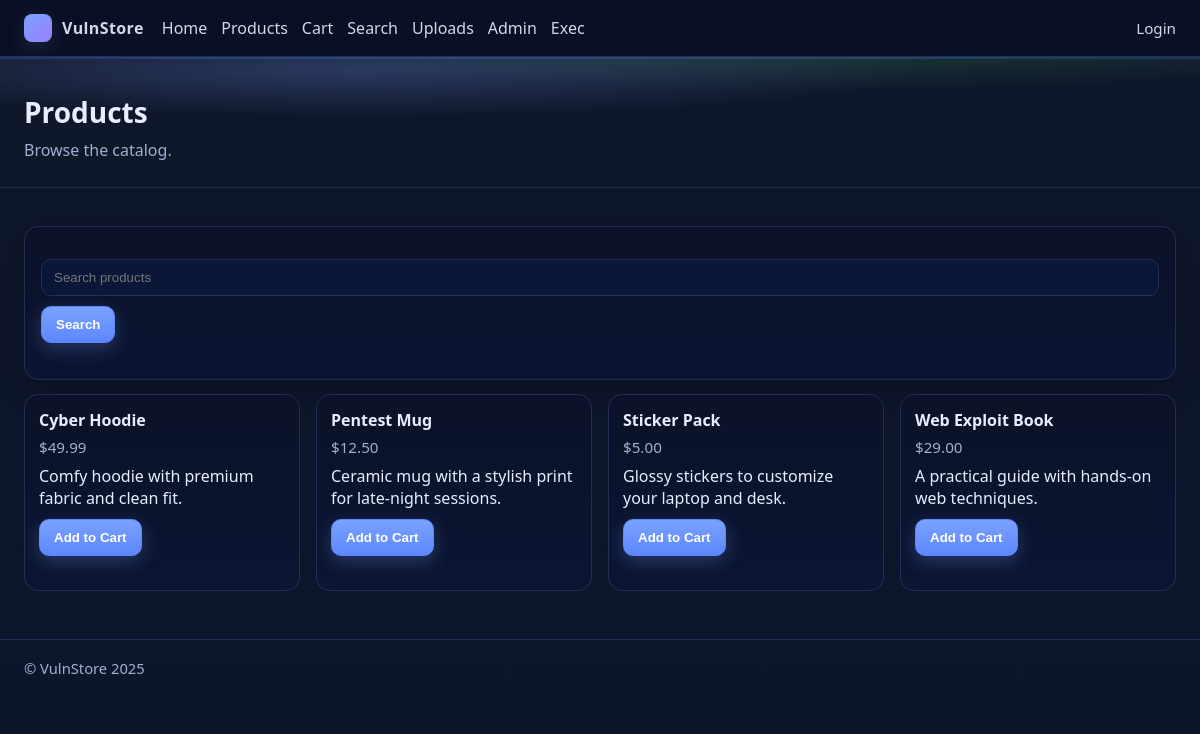
/products.php, run on the app's committed database.
### tables this page shows
CREATE TABLE products (
      id INTEGER PRIMARY KEY AUTOINCREMENT,
      name TEXT,
      description TEXT,
      price REAL,
      image TEXT
    );

### products.php (the view, shortened to what this page needs)
<?php require __DIR__ . '/config.php';
$q = isset($_GET['q']) ? $_GET['q'] : '';
$sql = 'SELECT id, name, description, price, image FROM products';
$sql .= ' ORDER BY id ASC';
$rows = [];
try { $rows = db()->query($sql)->fetchAll(PDO::FETCH_ASSOC); } catch (Throwable $e) { $err = $e->getMessage(); }
?>
<!doctype html>
<html>
<head>
    <link rel="stylesheet" href="/style.css">
</head>
<body>
<?php nav(); ?>
<div class="hero"><div class="container">
    <h1>Products</h1>
    <p class="sub">Browse the catalog.</p>
</div></div>
<div class="container">
    <div class="card">
        <form method="get" action="/products.php">
            <input type="text" name="q" placeholder="Search products" value="<?php echo $q; ?>">
            <button type="submit">Search</button>
        </form>
    </div>
    <div class="product-grid">
        <?php foreach ($rows as $p): ?>
            <div class="product-card">
                <div class="product-title"><?php echo $p['name'];  ?></div>
                <div class="muted">$<?php echo number_format((float)$p['price'], 2); ?></div>
                <div style="margin:8px 0;">
                    <?php echo $p['description'];  ?>
                </div>
                <form method="post" action="/cart.php">
                    <button type="submit">Add to Cart</button>
                </form>
            </div>
        <?php endforeach; ?>
    </div>
</div>
<?php footer_note(); ?>
</body>
</html>

### config.php (shortened to what this page needs)
<?php
$DB_FILE = __DIR__ . DIRECTORY_SEPARATOR . 'vulnapp.db';
try {
    $pdo = new PDO('sqlite:' . $DB_FILE);
    $pdo->setAttribute(PDO::ATTR_ERRMODE, PDO::ERRMODE_EXCEPTION);
} catch (Throwable $e) {
    http_response_code(500);
    echo '<h1>Database connection failed</h1>';
    echo '<p>' . $e->getMessage() . '</p>';
    exit;
}
function db() {
    global $pdo;
    return $pdo;
}
function current_user() {
    return isset($_SESSION['user']) ? $_SESSION['user'] : null;
}
function nav() {
    $u = current_user();
    echo '<nav class="nav"><div class="nav-inner">';
    echo '<div class="brand"><div class="logo"></div><a href="/index.php">VulnStore</a></div>';
    echo '<div class="nav-links">';
    echo '<a href="/index.php">Home</a>';
    echo '<a href="/products.php">Products</a>';
    echo '<a href="/cart.php">Cart</a>';
    echo '<a href="/search.php">Search</a>';
    echo '<a href="/upload.php">Uploads</a>';
    echo '<a href="/admin.php">Admin</a>';
    echo '<a href="/exec.php">Exec</a>';
    echo '</div>';
    if ($u) {
        echo '<span class="user">Logged in as ' . $u['username'] . ' · <a href="/login.php?logout=1">Logout</a></span>';
    } else {
        echo '<span class="user"><a href="/login.php">Login</a></span>';
    }
    echo '</div></nav>';
}
function footer_note() {
    echo '<footer class="footer"><div class="container">© VulnStore 2025</div></footer>';
}
?>

### style.css (style rules this page uses)
:root { --bg: #0f172a; --panel: #0b1226; --card: #0b1229; --muted: #9fb0d1; --text: #e6eeff; --brand: #7aa2ff; --accent: #4ade80; --danger: #ff6b6b; --border: #223056; }
* { box-sizing: border-box; }
html, body { height: 100%; }
body { font-family: Segoe UI, Roboto, Arial, sans-serif; margin: 0; padding: 0; background: linear-gradient(180deg, var(--bg) 0%, #0d152b 100%); color: var(--text); }
.container { max-width: 1200px; margin: 0 auto; padding: 24px; }
.nav { position: sticky; top: 0; z-index: 10; background: rgba(10,16,35,0.92); backdrop-filter: blur(8px); box-shadow: 0 2px 0 0 rgba(77, 124, 255, 0.23); border-bottom: 1px solid var(--border); }
.nav-inner { display: flex; align-items: center; gap: 18px; padding: 14px 24px; max-width: 1200px; margin: 0 auto; }
.brand { display: flex; align-items: center; gap: 10px; font-weight: 700; letter-spacing: .4px; }
.brand .logo { width: 28px; height: 28px; border-radius: 8px; background: linear-gradient(135deg, var(--brand), #9f7aff); box-shadow: 0 0 12px rgba(122,162,255,.45) inset, 0 6px 20px rgba(122,162,255,.15); }
.nav a { color: var(--text); text-decoration: none; opacity: 0.9; }
.nav-links { display: flex; gap: 14px; }
.nav .user { margin-left: auto; font-size: 0.95em; color: var(--muted); }
.hero { background: radial-gradient(80% 60% at 30% 10%, rgba(122,162,255,0.25), transparent 60%), radial-gradient(80% 60% at 70% -10%, rgba(76,217,100,0.20), transparent 60%); border-bottom: 1px solid var(--border); }
.hero .container { padding-top: 36px; padding-bottom: 10px; }
.hero h1 { margin: 0; font-size: 28px; }
.sub { color: var(--muted); margin-top: 8px; }
.card { background: linear-gradient(180deg, var(--card), #0b1532); border: 1px solid var(--border); border-radius: 14px; padding: 16px; margin: 14px 0; box-shadow: 0 8px 30px rgba(0,0,0,.25); }
form { margin: 10px 0 20px; }
input[type=text], input[type=password], textarea, input[type=file] { width: 100%; padding: 10px 12px; margin: 6px 0 10px; background: #0b1736; color: var(--text); border: 1px solid var(--border); border-radius: 10px; outline: none; transition: border .2s; }
button, input[type=submit] { background: linear-gradient(180deg, var(--brand), #5d87ff); color: #fff; border: 1px solid #5d87ff; padding: 10px 14px; border-radius: 10px; cursor: pointer; font-weight: 600; box-shadow: 0 6px 18px rgba(122,162,255,.25); }
.muted { color: var(--muted); font-size: 0.95em; }
.footer { border-top: 1px solid var(--border); margin-top: 24px; }
.footer .container { padding-top: 18px; padding-bottom: 28px; color: var(--muted); font-size: 0.92em; }
.product-grid { display: grid; grid-template-columns: repeat(auto-fill, minmax(220px, 1fr)); gap: 16px; }
.product-card { background: linear-gradient(180deg, var(--card), #0b1633); border: 1px solid var(--border); border-radius: 14px; padding: 14px; }
.product-title { font-weight: 700; margin: 0 0 6px; }

### data on the page
products: name "Cyber Hoodie", price "49.99", description "Comfy hoodie with premium fabric and clean fit."
products: name "Pentest Mug", price "12.50", description "Ceramic mug with a stylish print for late-night sessions."
products: name "Sticker Pack", price "5.00", description "Glossy stickers to customize your laptop and desk."
products: name "Web Exploit Book", price "29.00", description "A practical guide with hands-on web techniques."
